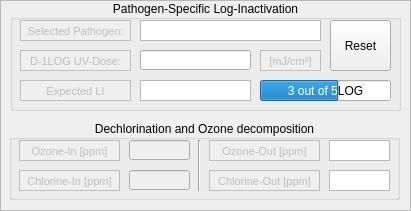
  <widget class="QFrame" name="Chemical">
   <property name="geometry">
    <rect>
     <x>610</x>
     <y>370</y>
     <width>411</width>
     <height>211</height>
    </rect>
   </property>
   <property name="autoFillBackground">
    <bool>true</bool>
   </property>
   <property name="frameShape">
    <enum>QFrame::StyledPanel</enum>
   </property>
   <property name="frameShadow">
    <enum>QFrame::Raised</enum>
   </property>
   <widget class="QGroupBox" name="Pathogen_LI">
    <property name="geometry">
     <rect>
      <x>10</x>
      <y>0</y>
      <width>391</width>
      <height>111</height>
     </rect>
    </property>
    <property name="contextMenuPolicy">
     <enum>Qt::DefaultContextMenu</enum>
    </property>
    <property name="title">
     <string>Pathogen-Specific Log-Inactivation</string>
    </property>
    <property name="alignment">
     <set>Qt::AlignCenter</set>
    </property>
    <property name="flat">
     <bool>false</bool>
    </property>
    <widget class="QTextBrowser" name="textBrowser_19">
     <property name="enabled">
      <bool>false</bool>
     </property>
     <property name="geometry">
      <rect>
       <x>10</x>
       <y>20</y>
       <width>111</width>
       <height>21</height>
      </rect>
     </property>
     <property name="autoFillBackground">
      <bool>true</bool>
     </property>
     <property name="frameShape">
      <enum>QFrame::Box</enum>
     </property>
     <property name="frameShadow">
      <enum>QFrame::Plain</enum>
     </property>
     <property name="verticalScrollBarPolicy">
      <enum>Qt::ScrollBarAlwaysOff</enum>
     </property>
     <property name="horizontalScrollBarPolicy">
      <enum>Qt::ScrollBarAlwaysOff</enum>
     </property>
     <property name="html">
      <string>&lt;!DOCTYPE HTML PUBLIC &quot;-//W3C//DTD HTML 4.0//EN&quot; &quot;http://www.w3.org/TR/REC-html40/strict.dtd&quot;&gt;
&lt;html&gt;&lt;head&gt;&lt;meta name=&quot;qrichtext&quot; content=&quot;1&quot; /&gt;&lt;style type=&quot;text/css&quot;&gt;
p, li { white-space: pre-wrap; }
&lt;/style&gt;&lt;/head&gt;&lt;body style=&quot; font-family:'MS Shell Dlg 2'; font-size:8.25pt; font-weight:400; font-style:normal;&quot;&gt;
&lt;p align=&quot;center&quot; style=&quot; margin-top:0px; margin-bottom:0px; margin-left:0px; margin-right:0px; -qt-block-indent:0; text-indent:0px;&quot;&gt;Selected Pathogen:&lt;/p&gt;&lt;/body&gt;&lt;/html&gt;</string>
     </property>
    </widget>
    <widget class="QTextEdit" name="SelectedPathogen">
     <property name="geometry">
      <rect>
       <x>130</x>
       <y>20</y>
       <width>181</width>
       <height>21</height>
      </rect>
     </property>
     <property name="sizePolicy">
      <sizepolicy hsizetype="Fixed" vsizetype="Fixed">
       <horstretch>0</horstretch>
       <verstretch>0</verstretch>
      </sizepolicy>
     </property>
     <property name="cursor" stdset="0">
      <cursorShape>ArrowCursor</cursorShape>
     </property>
     <property name="toolTip">
      <string/>
     </property>
     <property name="inputMethodHints">
      <set>Qt::ImhNone</set>
     </property>
     <property name="verticalScrollBarPolicy">
      <enum>Qt::ScrollBarAlwaysOff</enum>
     </property>
     <property name="readOnly">
      <bool>true</bool>
     </property>
     <property name="html">
      <string>&lt;!DOCTYPE HTML PUBLIC &quot;-//W3C//DTD HTML 4.0//EN&quot; &quot;http://www.w3.org/TR/REC-html40/strict.dtd&quot;&gt;
&lt;html&gt;&lt;head&gt;&lt;meta name=&quot;qrichtext&quot; content=&quot;1&quot; /&gt;&lt;style type=&quot;text/css&quot;&gt;
p, li { white-space: pre-wrap; }
&lt;/style&gt;&lt;/head&gt;&lt;body style=&quot; font-family:'MS Shell Dlg 2'; font-size:8.25pt; font-weight:400; font-style:normal;&quot;&gt;
&lt;p align=&quot;center&quot; style=&quot;-qt-paragraph-type:empty; margin-top:0px; margin-bottom:0px; margin-left:0px; margin-right:0px; -qt-block-indent:0; text-indent:0px;&quot;&gt;&lt;br /&gt;&lt;/p&gt;&lt;/body&gt;&lt;/html&gt;</string>
     </property>
    </widget>
    <widget class="QPushButton" name="ResetPathogen">
     <property name="geometry">
      <rect>
       <x>320</x>
       <y>20</y>
       <width>61</width>
       <height>51</height>
      </rect>
     </property>
     <property name="text">
      <string>Reset</string>
     </property>
     <property name="autoDefault">
      <bool>false</bool>
     </property>
    </widget>
    <widget class="QTextBrowser" name="textBrowser_20">
     <property name="enabled">
      <bool>false</bool>
     </property>
     <property name="geometry">
      <rect>
       <x>10</x>
       <y>50</y>
       <width>111</width>
       <height>21</height>
      </rect>
     </property>
     <property name="autoFillBackground">
      <bool>true</bool>
     </property>
     <property name="frameShape">
      <enum>QFrame::Box</enum>
     </property>
     <property name="frameShadow">
      <enum>QFrame::Plain</enum>
     </property>
     <property name="verticalScrollBarPolicy">
      <enum>Qt::ScrollBarAlwaysOff</enum>
     </property>
     <property name="horizontalScrollBarPolicy">
      <enum>Qt::ScrollBarAlwaysOff</enum>
     </property>
     <property name="html">
      <string>&lt;!DOCTYPE HTML PUBLIC &quot;-//W3C//DTD HTML 4.0//EN&quot; &quot;http://www.w3.org/TR/REC-html40/strict.dtd&quot;&gt;
&lt;html&gt;&lt;head&gt;&lt;meta name=&quot;qrichtext&quot; content=&quot;1&quot; /&gt;&lt;style type=&quot;text/css&quot;&gt;
p, li { white-space: pre-wrap; }
&lt;/style&gt;&lt;/head&gt;&lt;body style=&quot; font-family:'MS Shell Dlg 2'; font-size:8.25pt; font-weight:400; font-style:normal;&quot;&gt;
&lt;p align=&quot;center&quot; style=&quot; margin-top:0px; margin-bottom:0px; margin-left:0px; margin-right:0px; -qt-block-indent:0; text-indent:0px;&quot;&gt;D-1LOG UV-Dose:&lt;/p&gt;&lt;/body&gt;&lt;/html&gt;</string>
     </property>
    </widget>
    <widget class="QTextBrowser" name="textBrowser_21">
     <property name="enabled">
      <bool>false</bool>
     </property>
     <property name="geometry">
      <rect>
       <x>250</x>
       <y>50</y>
       <width>61</width>
       <height>21</height>
      </rect>
     </property>
     <property name="autoFillBackground">
      <bool>true</bool>
     </property>
     <property name="frameShape">
      <enum>QFrame::Box</enum>
     </property>
     <property name="frameShadow">
      <enum>QFrame::Plain</enum>
     </property>
     <property name="verticalScrollBarPolicy">
      <enum>Qt::ScrollBarAlwaysOff</enum>
     </property>
     <property name="horizontalScrollBarPolicy">
      <enum>Qt::ScrollBarAlwaysOff</enum>
     </property>
     <property name="html">
      <string>&lt;!DOCTYPE HTML PUBLIC &quot;-//W3C//DTD HTML 4.0//EN&quot; &quot;http://www.w3.org/TR/REC-html40/strict.dtd&quot;&gt;
&lt;html&gt;&lt;head&gt;&lt;meta name=&quot;qrichtext&quot; content=&quot;1&quot; /&gt;&lt;style type=&quot;text/css&quot;&gt;
p, li { white-space: pre-wrap; }
&lt;/style&gt;&lt;/head&gt;&lt;body style=&quot; font-family:'MS Shell Dlg 2'; font-size:8.25pt; font-weight:400; font-style:normal;&quot;&gt;
&lt;p align=&quot;center&quot; style=&quot; margin-top:0px; margin-bottom:0px; margin-left:0px; margin-right:0px; -qt-block-indent:0; text-indent:0px;&quot;&gt;&lt;span style=&quot; font-size:8pt;&quot;&gt;[mJ/cm²]&lt;/span&gt;&lt;/p&gt;&lt;/body&gt;&lt;/html&gt;</string>
     </property>
    </widget>
    <widget class="QTextBrowser" name="textBrowser_22">
     <property name="enabled">
      <bool>false</bool>
     </property>
     <property name="geometry">
      <rect>
       <x>10</x>
       <y>80</y>
       <width>111</width>
       <height>21</height>
      </rect>
     </property>
     <property name="autoFillBackground">
      <bool>true</bool>
     </property>
     <property name="frameShape">
      <enum>QFrame::Box</enum>
     </property>
     <property name="frameShadow">
      <enum>QFrame::Plain</enum>
     </property>
     <property name="verticalScrollBarPolicy">
      <enum>Qt::ScrollBarAlwaysOff</enum>
     </property>
     <property name="horizontalScrollBarPolicy">
      <enum>Qt::ScrollBarAlwaysOff</enum>
     </property>
     <property name="html">
      <string>&lt;!DOCTYPE HTML PUBLIC &quot;-//W3C//DTD HTML 4.0//EN&quot; &quot;http://www.w3.org/TR/REC-html40/strict.dtd&quot;&gt;
&lt;html&gt;&lt;head&gt;&lt;meta name=&quot;qrichtext&quot; content=&quot;1&quot; /&gt;&lt;style type=&quot;text/css&quot;&gt;
p, li { white-space: pre-wrap; }
&lt;/style&gt;&lt;/head&gt;&lt;body style=&quot; font-family:'MS Shell Dlg 2'; font-size:8.25pt; font-weight:400; font-style:normal;&quot;&gt;
&lt;p align=&quot;center&quot; style=&quot; margin-top:0px; margin-bottom:0px; margin-left:0px; margin-right:0px; -qt-block-indent:0; text-indent:0px;&quot;&gt;Expected LI&lt;/p&gt;&lt;/body&gt;&lt;/html&gt;</string>
     </property>
    </widget>
    <widget class="QTextEdit" name="LI">
     <property name="geometry">
      <rect>
       <x>130</x>
       <y>80</y>
       <width>111</width>
       <height>21</height>
      </rect>
     </property>
     <property name="cursor" stdset="0">
      <cursorShape>ArrowCursor</cursorShape>
     </property>
     <property name="toolTip">
      <string/>
     </property>
     <property name="inputMethodHints">
      <set>Qt::ImhNone</set>
     </property>
     <property name="verticalScrollBarPolicy">
      <enum>Qt::ScrollBarAlwaysOff</enum>
     </property>
     <property name="readOnly">
      <bool>true</bool>
     </property>
     <property name="html">
      <string>&lt;!DOCTYPE HTML PUBLIC &quot;-//W3C//DTD HTML 4.0//EN&quot; &quot;http://www.w3.org/TR/REC-html40/strict.dtd&quot;&gt;
&lt;html&gt;&lt;head&gt;&lt;meta name=&quot;qrichtext&quot; content=&quot;1&quot; /&gt;&lt;style type=&quot;text/css&quot;&gt;
p, li { white-space: pre-wrap; }
&lt;/style&gt;&lt;/head&gt;&lt;body style=&quot; font-family:'MS Shell Dlg 2'; font-size:8.25pt; font-weight:400; font-style:normal;&quot;&gt;
&lt;p align=&quot;center&quot; style=&quot;-qt-paragraph-type:empty; margin-top:0px; margin-bottom:0px; margin-left:0px; margin-right:0px; -qt-block-indent:0; text-indent:0px;&quot;&gt;&lt;br /&gt;&lt;/p&gt;&lt;/body&gt;&lt;/html&gt;</string>
     </property>
    </widget>
    <widget class="QProgressBar" name="inactivationBar">
     <property name="geometry">
      <rect>
       <x>250</x>
       <y>80</y>
       <width>131</width>
       <height>21</height>
      </rect>
     </property>
     <property name="maximum">
      <number>5</number>
     </property>
     <property name="value">
      <number>3</number>
     </property>
     <property name="invertedAppearance">
      <bool>false</bool>
     </property>
     <property name="format">
      <string>%v out of 5LOG</string>
     </property>
    </widget>
    <widget class="QLineEdit" name="D1Log">
     <property name="geometry">
      <rect>
       <x>130</x>
       <y>50</y>
       <width>111</width>
       <height>20</height>
      </rect>
     </property>
     <property name="sizePolicy">
      <sizepolicy hsizetype="Fixed" vsizetype="Fixed">
       <horstretch>0</horstretch>
       <verstretch>0</verstretch>
      </sizepolicy>
     </property>
    </widget>
   </widget>
   <widget class="QGroupBox" name="groupBox_7">
    <property name="geometry">
     <rect>
      <x>9</x>
      <y>120</y>
      <width>391</width>
      <height>80</height>
     </rect>
    </property>
    <property name="title">
     <string>Dechlorination and Ozone decomposition</string>
    </property>
    <property name="alignment">
     <set>Qt::AlignCenter</set>
    </property>
    <widget class="QTextBrowser" name="textBrowser_24">
     <property name="enabled">
      <bool>false</bool>
     </property>
     <property name="geometry">
      <rect>
       <x>10</x>
       <y>50</y>
       <width>101</width>
       <height>21</height>
      </rect>
     </property>
     <property name="autoFillBackground">
      <bool>true</bool>
     </property>
     <property name="frameShape">
      <enum>QFrame::Box</enum>
     </property>
     <property name="frameShadow">
      <enum>QFrame::Plain</enum>
     </property>
     <property name="verticalScrollBarPolicy">
      <enum>Qt::ScrollBarAlwaysOff</enum>
     </property>
     <property name="horizontalScrollBarPolicy">
      <enum>Qt::ScrollBarAlwaysOff</enum>
     </property>
     <property name="html">
      <string>&lt;!DOCTYPE HTML PUBLIC &quot;-//W3C//DTD HTML 4.0//EN&quot; &quot;http://www.w3.org/TR/REC-html40/strict.dtd&quot;&gt;
&lt;html&gt;&lt;head&gt;&lt;meta name=&quot;qrichtext&quot; content=&quot;1&quot; /&gt;&lt;style type=&quot;text/css&quot;&gt;
p, li { white-space: pre-wrap; }
&lt;/style&gt;&lt;/head&gt;&lt;body style=&quot; font-family:'MS Shell Dlg 2'; font-size:8.25pt; font-weight:400; font-style:normal;&quot;&gt;
&lt;p align=&quot;center&quot; style=&quot; margin-top:0px; margin-bottom:0px; margin-left:0px; margin-right:0px; -qt-block-indent:0; text-indent:0px;&quot;&gt;Chlorine-In [ppm]&lt;/p&gt;&lt;/body&gt;&lt;/html&gt;</string>
     </property>
    </widget>
    <widget class="QTextEdit" name="OzoneOut">
     <property name="geometry">
      <rect>
       <x>320</x>
       <y>20</y>
       <width>61</width>
       <height>21</height>
      </rect>
     </property>
     <property name="sizePolicy">
      <sizepolicy hsizetype="Fixed" vsizetype="Fixed">
       <horstretch>0</horstretch>
       <verstretch>0</verstretch>
      </sizepolicy>
     </property>
     <property name="cursor" stdset="0">
      <cursorShape>ArrowCursor</cursorShape>
     </property>
     <property name="toolTip">
      <string>&lt;html&gt;&lt;head/&gt;&lt;body&gt;&lt;p&gt;Typically &amp;gt; 75%&lt;/p&gt;&lt;/body&gt;&lt;/html&gt;</string>
     </property>
     <property name="inputMethodHints">
      <set>Qt::ImhNone</set>
     </property>
     <property name="verticalScrollBarPolicy">
      <enum>Qt::ScrollBarAlwaysOff</enum>
     </property>
     <property name="readOnly">
      <bool>true</bool>
     </property>
     <property name="html">
      <string>&lt;!DOCTYPE HTML PUBLIC &quot;-//W3C//DTD HTML 4.0//EN&quot; &quot;http://www.w3.org/TR/REC-html40/strict.dtd&quot;&gt;
&lt;html&gt;&lt;head&gt;&lt;meta name=&quot;qrichtext&quot; content=&quot;1&quot; /&gt;&lt;style type=&quot;text/css&quot;&gt;
p, li { white-space: pre-wrap; }
&lt;/style&gt;&lt;/head&gt;&lt;body style=&quot; font-family:'MS Shell Dlg 2'; font-size:8.25pt; font-weight:400; font-style:normal;&quot;&gt;
&lt;p align=&quot;center&quot; style=&quot;-qt-paragraph-type:empty; margin-top:0px; margin-bottom:0px; margin-left:0px; margin-right:0px; -qt-block-indent:0; text-indent:0px;&quot;&gt;&lt;br /&gt;&lt;/p&gt;&lt;/body&gt;&lt;/html&gt;</string>
     </property>
    </widget>
    <widget class="QTextBrowser" name="textBrowser_25">
     <property name="enabled">
      <bool>false</bool>
     </property>
     <property name="geometry">
      <rect>
       <x>200</x>
       <y>20</y>
       <width>111</width>
       <height>21</height>
      </rect>
     </property>
     <property name="autoFillBackground">
      <bool>true</bool>
     </property>
     <property name="frameShape">
      <enum>QFrame::Box</enum>
     </property>
     <property name="frameShadow">
      <enum>QFrame::Plain</enum>
     </property>
     <property name="verticalScrollBarPolicy">
      <enum>Qt::ScrollBarAlwaysOff</enum>
     </property>
     <property name="horizontalScrollBarPolicy">
      <enum>Qt::ScrollBarAlwaysOff</enum>
     </property>
     <property name="html">
      <string>&lt;!DOCTYPE HTML PUBLIC &quot;-//W3C//DTD HTML 4.0//EN&quot; &quot;http://www.w3.org/TR/REC-html40/strict.dtd&quot;&gt;
&lt;html&gt;&lt;head&gt;&lt;meta name=&quot;qrichtext&quot; content=&quot;1&quot; /&gt;&lt;style type=&quot;text/css&quot;&gt;
p, li { white-space: pre-wrap; }
&lt;/style&gt;&lt;/head&gt;&lt;body style=&quot; font-family:'MS Shell Dlg 2'; font-size:8.25pt; font-weight:400; font-style:normal;&quot;&gt;
&lt;p align=&quot;center&quot; style=&quot; margin-top:0px; margin-bottom:0px; margin-left:0px; margin-right:0px; -qt-block-indent:0; text-indent:0px;&quot;&gt;Ozone-Out [ppm]&lt;/p&gt;&lt;/body&gt;&lt;/html&gt;</string>
     </property>
    </widget>
    <widget class="QTextEdit" name="ChlorineOut">
     <property name="geometry">
      <rect>
       <x>320</x>
       <y>50</y>
       <width>61</width>
       <height>21</height>
      </rect>
     </property>
     <property name="sizePolicy">
      <sizepolicy hsizetype="Fixed" vsizetype="Fixed">
       <horstretch>0</horstretch>
       <verstretch>0</verstretch>
      </sizepolicy>
     </property>
     <property name="cursor" stdset="0">
      <cursorShape>ArrowCursor</cursorShape>
     </property>
     <property name="toolTip">
      <string>&lt;html&gt;&lt;head/&gt;&lt;body&gt;&lt;p&gt;Typically &amp;gt; 75%&lt;/p&gt;&lt;/body&gt;&lt;/html&gt;</string>
     </property>
     <property name="inputMethodHints">
      <set>Qt::ImhNone</set>
     </property>
     <property name="verticalScrollBarPolicy">
      <enum>Qt::ScrollBarAlwaysOff</enum>
     </property>
     <property name="readOnly">
      <bool>true</bool>
     </property>
     <property name="html">
      <string>&lt;!DOCTYPE HTML PUBLIC &quot;-//W3C//DTD HTML 4.0//EN&quot; &quot;http://www.w3.org/TR/REC-html40/strict.dtd&quot;&gt;
&lt;html&gt;&lt;head&gt;&lt;meta name=&quot;qrichtext&quot; content=&quot;1&quot; /&gt;&lt;style type=&quot;text/css&quot;&gt;
p, li { white-space: pre-wrap; }
&lt;/style&gt;&lt;/head&gt;&lt;body style=&quot; font-family:'MS Shell Dlg 2'; font-size:8.25pt; font-weight:400; font-style:normal;&quot;&gt;
&lt;p align=&quot;center&quot; style=&quot;-qt-paragraph-type:empty; margin-top:0px; margin-bottom:0px; margin-left:0px; margin-right:0px; -qt-block-indent:0; text-indent:0px;&quot;&gt;&lt;br /&gt;&lt;/p&gt;&lt;/body&gt;&lt;/html&gt;</string>
     </property>
    </widget>
    <widget class="QTextBrowser" name="textBrowser_23">
     <property name="enabled">
      <bool>false</bool>
     </property>
     <property name="geometry">
      <rect>
       <x>10</x>
       <y>20</y>
       <width>101</width>
       <height>21</height>
      </rect>
     </property>
     <property name="autoFillBackground">
      <bool>true</bool>
     </property>
     <property name="frameShape">
      <enum>QFrame::Box</enum>
     </property>
     <property name="frameShadow">
      <enum>QFrame::Plain</enum>
     </property>
     <property name="verticalScrollBarPolicy">
      <enum>Qt::ScrollBarAlwaysOff</enum>
     </property>
     <property name="horizontalScrollBarPolicy">
      <enum>Qt::ScrollBarAlwaysOff</enum>
     </property>
     <property name="html">
      <string>&lt;!DOCTYPE HTML PUBLIC &quot;-//W3C//DTD HTML 4.0//EN&quot; &quot;http://www.w3.org/TR/REC-html40/strict.dtd&quot;&gt;
&lt;html&gt;&lt;head&gt;&lt;meta name=&quot;qrichtext&quot; content=&quot;1&quot; /&gt;&lt;style type=&quot;text/css&quot;&gt;
p, li { white-space: pre-wrap; }
&lt;/style&gt;&lt;/head&gt;&lt;body style=&quot; font-family:'MS Shell Dlg 2'; font-size:8.25pt; font-weight:400; font-style:normal;&quot;&gt;
&lt;p align=&quot;center&quot; style=&quot; margin-top:0px; margin-bottom:0px; margin-left:0px; margin-right:0px; -qt-block-indent:0; text-indent:0px;&quot;&gt;Ozone-In [ppm]&lt;/p&gt;&lt;/body&gt;&lt;/html&gt;</string>
     </property>
    </widget>
    <widget class="QTextBrowser" name="textBrowser_26">
     <property name="enabled">
      <bool>false</bool>
     </property>
     <property name="geometry">
      <rect>
       <x>200</x>
       <y>50</y>
       <width>111</width>
       <height>21</height>
      </rect>
     </property>
     <property name="autoFillBackground">
      <bool>true</bool>
     </property>
     <property name="frameShape">
      <enum>QFrame::Box</enum>
     </property>
     <property name="frameShadow">
      <enum>QFrame::Plain</enum>
     </property>
     <property name="verticalScrollBarPolicy">
      <enum>Qt::ScrollBarAlwaysOff</enum>
     </property>
     <property name="horizontalScrollBarPolicy">
      <enum>Qt::ScrollBarAlwaysOff</enum>
     </property>
     <property name="html">
      <string>&lt;!DOCTYPE HTML PUBLIC &quot;-//W3C//DTD HTML 4.0//EN&quot; &quot;http://www.w3.org/TR/REC-html40/strict.dtd&quot;&gt;
&lt;html&gt;&lt;head&gt;&lt;meta name=&quot;qrichtext&quot; content=&quot;1&quot; /&gt;&lt;style type=&quot;text/css&quot;&gt;
p, li { white-space: pre-wrap; }
&lt;/style&gt;&lt;/head&gt;&lt;body style=&quot; font-family:'MS Shell Dlg 2'; font-size:8.25pt; font-weight:400; font-style:normal;&quot;&gt;
&lt;p align=&quot;center&quot; style=&quot; margin-top:0px; margin-bottom:0px; margin-left:0px; margin-right:0px; -qt-block-indent:0; text-indent:0px;&quot;&gt;Chlorine-Out [ppm]&lt;/p&gt;&lt;/body&gt;&lt;/html&gt;</string>
     </property>
    </widget>
    <widget class="Line" name="line_2">
     <property name="geometry">
      <rect>
       <x>180</x>
       <y>20</y>
       <width>20</width>
       <height>51</height>
      </rect>
     </property>
     <property name="orientation">
      <enum>Qt::Vertical</enum>
     </property>
    </widget>
    <widget class="QLineEdit" name="OzoneIn">
     <property name="enabled">
      <bool>false</bool>
     </property>
     <property name="geometry">
      <rect>
       <x>120</x>
       <y>20</y>
       <width>61</width>
       <height>20</height>
      </rect>
     </property>
    </widget>
    <widget class="QLineEdit" name="ChlorineIn">
     <property name="enabled">
      <bool>false</bool>
     </property>
     <property name="geometry">
      <rect>
       <x>120</x>
       <y>50</y>
       <width>61</width>
       <height>20</height>
      </rect>
     </property>
    </widget>
   </widget>
  </widget>
